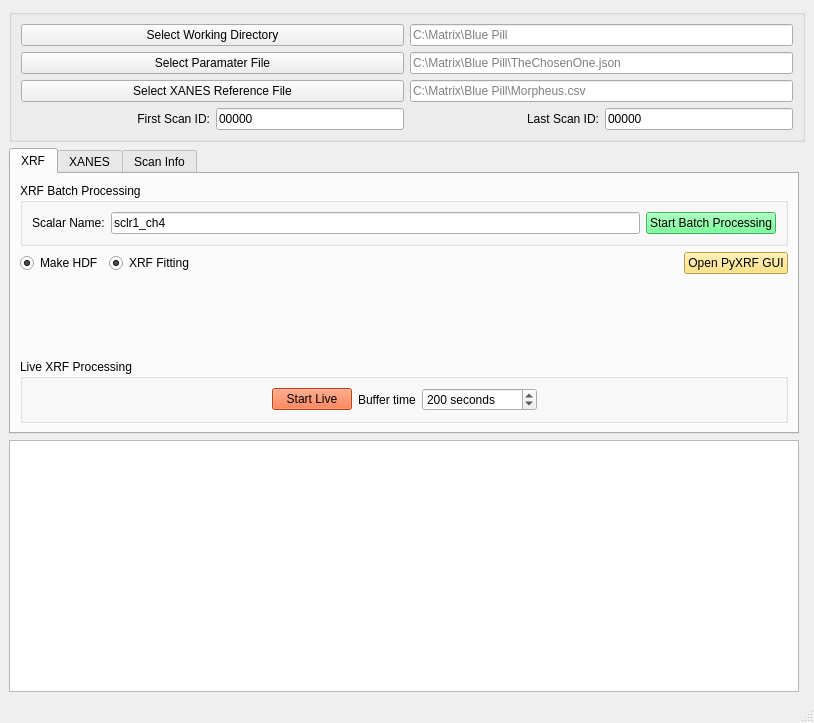
<?xml version="1.0" encoding="UTF-8"?>
<ui version="4.0">
 <author>Ajith</author>
 <class>MainWindow</class>
 <widget class="QMainWindow" name="MainWindow">
  <property name="geometry">
   <rect>
    <x>0</x>
    <y>0</y>
    <width>814</width>
    <height>723</height>
   </rect>
  </property>
  <property name="windowTitle">
   <string>MainWindow</string>
  </property>
  <widget class="QWidget" name="centralwidget">
   <property name="styleSheet">
    <string notr="true">font: 12pt &quot;Segoe UI&quot;;</string>
   </property>
   <layout class="QGridLayout" name="gridLayout_14">
    <item row="0" column="0" colspan="2">
     <widget class="QGroupBox" name="groupBox">
      <property name="sizePolicy">
       <sizepolicy hsizetype="Preferred" vsizetype="Preferred">
        <horstretch>0</horstretch>
        <verstretch>0</verstretch>
       </sizepolicy>
      </property>
      <property name="styleSheet">
       <string notr="true"/>
      </property>
      <property name="title">
       <string/>
      </property>
      <layout class="QGridLayout" name="gridLayout_7">
       <item row="0" column="0">
        <layout class="QGridLayout" name="gridLayout_4">
         <item row="2" column="1">
          <widget class="QLineEdit" name="le_ref">
           <property name="sizePolicy">
            <sizepolicy hsizetype="Preferred" vsizetype="Fixed">
             <horstretch>0</horstretch>
             <verstretch>0</verstretch>
            </sizepolicy>
           </property>
           <property name="placeholderText">
            <string>C:\Matrix\Blue Pill\Morpheus.csv</string>
           </property>
          </widget>
         </item>
         <item row="0" column="1">
          <widget class="QLineEdit" name="le_wd">
           <property name="sizePolicy">
            <sizepolicy hsizetype="Preferred" vsizetype="Fixed">
             <horstretch>0</horstretch>
             <verstretch>0</verstretch>
            </sizepolicy>
           </property>
           <property name="placeholderText">
            <string>C:\Matrix\Blue Pill</string>
           </property>
          </widget>
         </item>
         <item row="0" column="0" rowspan="3">
          <layout class="QGridLayout" name="gridLayout_2">
           <item row="0" column="0">
            <widget class="QPushButton" name="pb_wd">
             <property name="sizePolicy">
              <sizepolicy hsizetype="Preferred" vsizetype="Minimum">
               <horstretch>0</horstretch>
               <verstretch>0</verstretch>
              </sizepolicy>
             </property>
             <property name="text">
              <string>Select Working Directory</string>
             </property>
            </widget>
           </item>
           <item row="1" column="0">
            <widget class="QPushButton" name="pb_param">
             <property name="sizePolicy">
              <sizepolicy hsizetype="Preferred" vsizetype="Minimum">
               <horstretch>0</horstretch>
               <verstretch>0</verstretch>
              </sizepolicy>
             </property>
             <property name="text">
              <string>Select Paramater File</string>
             </property>
            </widget>
           </item>
           <item row="2" column="0">
            <widget class="QPushButton" name="pb_ref">
             <property name="sizePolicy">
              <sizepolicy hsizetype="Preferred" vsizetype="Minimum">
               <horstretch>0</horstretch>
               <verstretch>0</verstretch>
              </sizepolicy>
             </property>
             <property name="text">
              <string>Select XANES Reference File</string>
             </property>
            </widget>
           </item>
          </layout>
         </item>
         <item row="1" column="1">
          <widget class="QLineEdit" name="le_param">
           <property name="sizePolicy">
            <sizepolicy hsizetype="Preferred" vsizetype="Fixed">
             <horstretch>0</horstretch>
             <verstretch>0</verstretch>
            </sizepolicy>
           </property>
           <property name="placeholderText">
            <string>C:\Matrix\Blue Pill\TheChosenOne.json</string>
           </property>
          </widget>
         </item>
        </layout>
       </item>
       <item row="1" column="0">
        <layout class="QHBoxLayout" name="horizontalLayout">
         <item>
          <widget class="QLabel" name="label">
           <property name="text">
            <string>First Scan ID:</string>
           </property>
           <property name="alignment">
            <set>Qt::AlignRight|Qt::AlignTrailing|Qt::AlignVCenter</set>
           </property>
          </widget>
         </item>
         <item>
          <widget class="QLineEdit" name="le_startid">
           <property name="sizePolicy">
            <sizepolicy hsizetype="Preferred" vsizetype="Fixed">
             <horstretch>0</horstretch>
             <verstretch>0</verstretch>
            </sizepolicy>
           </property>
           <property name="text">
            <string>00000</string>
           </property>
           <property name="placeholderText">
            <string>00000</string>
           </property>
          </widget>
         </item>
         <item>
          <widget class="QLabel" name="label_2">
           <property name="text">
            <string>Last Scan ID:</string>
           </property>
           <property name="alignment">
            <set>Qt::AlignRight|Qt::AlignTrailing|Qt::AlignVCenter</set>
           </property>
          </widget>
         </item>
         <item>
          <widget class="QLineEdit" name="le_lastid">
           <property name="sizePolicy">
            <sizepolicy hsizetype="Preferred" vsizetype="Fixed">
             <horstretch>0</horstretch>
             <verstretch>0</verstretch>
            </sizepolicy>
           </property>
           <property name="text">
            <string>00000</string>
           </property>
           <property name="placeholderText">
            <string>00000</string>
           </property>
          </widget>
         </item>
        </layout>
       </item>
      </layout>
     </widget>
    </item>
    <item row="3" column="0">
     <widget class="QPlainTextEdit" name="pte_status"/>
    </item>
    <item row="2" column="0">
     <widget class="QTabWidget" name="tabWidget">
      <property name="styleSheet">
       <string notr="true">font: 12pt &quot;MS Shell Dlg 2&quot;;</string>
      </property>
      <property name="currentIndex">
       <number>0</number>
      </property>
      <widget class="QWidget" name="tab_2">
       <attribute name="title">
        <string>XRF</string>
       </attribute>
       <layout class="QGridLayout" name="gridLayout_13">
        <item row="3" column="0">
         <widget class="QGroupBox" name="groupBox_2">
          <property name="title">
           <string>Live XRF Processing</string>
          </property>
          <layout class="QGridLayout" name="gridLayout_10">
           <item row="0" column="3">
            <widget class="QSpinBox" name="sb_buffer_time">
             <property name="suffix">
              <string> seconds</string>
             </property>
             <property name="minimum">
              <number>1</number>
             </property>
             <property name="maximum">
              <number>100000</number>
             </property>
             <property name="singleStep">
              <number>10</number>
             </property>
             <property name="value">
              <number>200</number>
             </property>
            </widget>
           </item>
           <item row="0" column="6">
            <spacer name="horizontalSpacer_6">
             <property name="orientation">
              <enum>Qt::Horizontal</enum>
             </property>
             <property name="sizeHint" stdset="0">
              <size>
               <width>40</width>
               <height>20</height>
              </size>
             </property>
            </spacer>
           </item>
           <item row="0" column="2">
            <widget class="QLabel" name="label_13">
             <property name="text">
              <string>Buffer time</string>
             </property>
            </widget>
           </item>
           <item row="0" column="1">
            <layout class="QGridLayout" name="gridLayout_9">
             <item row="0" column="0">
              <widget class="QPushButton" name="pb_live">
               <property name="styleSheet">
                <string notr="true">background-color: rgb(255, 93, 29);
font: 75 12pt &quot;MS Shell Dlg 2&quot;;
</string>
               </property>
               <property name="text">
                <string>Start Live</string>
               </property>
              </widget>
             </item>
            </layout>
           </item>
           <item row="0" column="0">
            <spacer name="horizontalSpacer_4">
             <property name="orientation">
              <enum>Qt::Horizontal</enum>
             </property>
             <property name="sizeHint" stdset="0">
              <size>
               <width>40</width>
               <height>20</height>
              </size>
             </property>
            </spacer>
           </item>
          </layout>
         </widget>
        </item>
        <item row="1" column="0">
         <layout class="QGridLayout" name="gridLayout_12">
          <item row="0" column="0">
           <layout class="QGridLayout" name="gridLayout_8">
            <item row="0" column="0">
             <widget class="QRadioButton" name="rb_make_hdf">
              <property name="text">
               <string>Make HDF</string>
              </property>
              <property name="checked">
               <bool>true</bool>
              </property>
              <property name="autoExclusive">
               <bool>false</bool>
              </property>
             </widget>
            </item>
           </layout>
          </item>
          <item row="0" column="3">
           <widget class="QPushButton" name="pb_open_pyxrf">
            <property name="sizePolicy">
             <sizepolicy hsizetype="Maximum" vsizetype="Maximum">
              <horstretch>0</horstretch>
              <verstretch>0</verstretch>
             </sizepolicy>
            </property>
            <property name="styleSheet">
             <string notr="true">background-color: rgb(255, 221, 98);</string>
            </property>
            <property name="text">
             <string>Open PyXRF GUI</string>
            </property>
           </widget>
          </item>
          <item row="0" column="2">
           <spacer name="horizontalSpacer_3">
            <property name="orientation">
             <enum>Qt::Horizontal</enum>
            </property>
            <property name="sizeHint" stdset="0">
             <size>
              <width>40</width>
              <height>20</height>
             </size>
            </property>
           </spacer>
          </item>
          <item row="0" column="1">
           <widget class="QRadioButton" name="rb_xrf_fit">
            <property name="text">
             <string>XRF Fitting</string>
            </property>
            <property name="checked">
             <bool>true</bool>
            </property>
            <property name="autoExclusive">
             <bool>false</bool>
            </property>
           </widget>
          </item>
         </layout>
        </item>
        <item row="0" column="0">
         <widget class="QGroupBox" name="groupBox_3">
          <property name="title">
           <string>XRF Batch Processing</string>
          </property>
          <layout class="QGridLayout" name="gridLayout_11">
           <item row="0" column="0">
            <layout class="QGridLayout" name="gridLayout_6">
             <item row="0" column="0">
              <widget class="QLabel" name="label_10">
               <property name="text">
                <string>Scalar Name:</string>
               </property>
              </widget>
             </item>
             <item row="0" column="2" colspan="2">
              <widget class="QPushButton" name="pb_xrf_start">
               <property name="styleSheet">
                <string notr="true">background-color: rgb(85, 255, 127);</string>
               </property>
               <property name="text">
                <string>Start Batch Processing</string>
               </property>
              </widget>
             </item>
             <item row="0" column="1">
              <widget class="QLineEdit" name="le_sclr_2">
               <property name="text">
                <string>sclr1_ch4</string>
               </property>
               <property name="placeholderText">
                <string>Fe_K</string>
               </property>
              </widget>
             </item>
            </layout>
           </item>
          </layout>
         </widget>
        </item>
        <item row="2" column="0">
         <spacer name="verticalSpacer_2">
          <property name="orientation">
           <enum>Qt::Vertical</enum>
          </property>
          <property name="sizeHint" stdset="0">
           <size>
            <width>20</width>
            <height>40</height>
           </size>
          </property>
         </spacer>
        </item>
       </layout>
      </widget>
      <widget class="QWidget" name="tab">
       <attribute name="title">
        <string>XANES</string>
       </attribute>
       <layout class="QGridLayout" name="gridLayout_5">
        <item row="0" column="0">
         <widget class="QLabel" name="label_3">
          <property name="text">
           <string>XANES Element </string>
          </property>
         </widget>
        </item>
        <item row="0" column="1">
         <widget class="QLineEdit" name="xanes_elem">
          <property name="text">
           <string>Fe_K</string>
          </property>
          <property name="placeholderText">
           <string>Fe_K</string>
          </property>
         </widget>
        </item>
        <item row="0" column="2">
         <widget class="QLabel" name="label_8">
          <property name="text">
           <string>Scalar Name</string>
          </property>
         </widget>
        </item>
        <item row="0" column="3">
         <widget class="QLineEdit" name="le_sclr">
          <property name="text">
           <string>sclr1_ch4</string>
          </property>
          <property name="placeholderText">
           <string>Fe_K</string>
          </property>
         </widget>
        </item>
        <item row="1" column="0">
         <widget class="QLabel" name="label_4">
          <property name="text">
           <string>Alignemnt Element</string>
          </property>
         </widget>
        </item>
        <item row="1" column="1">
         <widget class="QLineEdit" name="alignment_elem">
          <property name="text">
           <string>P_K</string>
          </property>
          <property name="placeholderText">
           <string>Pt_L</string>
          </property>
         </widget>
        </item>
        <item row="1" column="2" colspan="2">
         <layout class="QGridLayout" name="gridLayout_3">
          <item row="0" column="0">
           <widget class="QCheckBox" name="cb_align">
            <property name="text">
             <string>Align</string>
            </property>
           </widget>
          </item>
          <item row="0" column="1">
           <widget class="QCheckBox" name="ch_b_baseline">
            <property name="sizePolicy">
             <sizepolicy hsizetype="Fixed" vsizetype="Fixed">
              <horstretch>0</horstretch>
              <verstretch>0</verstretch>
             </sizepolicy>
            </property>
            <property name="text">
             <string>Subtract Pre-edge</string>
            </property>
           </widget>
          </item>
          <item row="1" column="0" colspan="2">
           <widget class="QCheckBox" name="ch_b_save_all_tiffs">
            <property name="text">
             <string>Save All Elem tiff Stacks</string>
            </property>
            <property name="checked">
             <bool>true</bool>
            </property>
           </widget>
          </item>
         </layout>
        </item>
        <item row="2" column="2">
         <spacer name="verticalSpacer">
          <property name="orientation">
           <enum>Qt::Vertical</enum>
          </property>
          <property name="sizeHint" stdset="0">
           <size>
            <width>20</width>
            <height>48</height>
           </size>
          </property>
         </spacer>
        </item>
        <item row="3" column="0" colspan="4">
         <layout class="QGridLayout" name="gridLayout">
          <item row="0" column="0">
           <widget class="QLabel" name="label_5">
            <property name="sizePolicy">
             <sizepolicy hsizetype="Preferred" vsizetype="Preferred">
              <horstretch>0</horstretch>
              <verstretch>0</verstretch>
             </sizepolicy>
            </property>
            <property name="text">
             <string>Fitting method</string>
            </property>
           </widget>
          </item>
          <item row="0" column="1">
           <widget class="QComboBox" name="cb_fittin_method">
            <property name="sizePolicy">
             <sizepolicy hsizetype="Preferred" vsizetype="Preferred">
              <horstretch>0</horstretch>
              <verstretch>0</verstretch>
             </sizepolicy>
            </property>
            <item>
             <property name="text">
              <string>nnls</string>
             </property>
            </item>
            <item>
             <property name="text">
              <string>admm</string>
             </property>
            </item>
           </widget>
          </item>
          <item row="0" column="2" colspan="2">
           <widget class="QLabel" name="label_7">
            <property name="sizePolicy">
             <sizepolicy hsizetype="Preferred" vsizetype="Preferred">
              <horstretch>0</horstretch>
              <verstretch>0</verstretch>
             </sizepolicy>
            </property>
            <property name="text">
             <string>Lambda for ADMM:</string>
            </property>
           </widget>
          </item>
          <item row="0" column="4">
           <widget class="QLineEdit" name="nnls_lamda">
            <property name="sizePolicy">
             <sizepolicy hsizetype="Preferred" vsizetype="Preferred">
              <horstretch>0</horstretch>
              <verstretch>0</verstretch>
             </sizepolicy>
            </property>
            <property name="focusPolicy">
             <enum>Qt::StrongFocus</enum>
            </property>
            <property name="text">
             <string>5</string>
            </property>
            <property name="placeholderText">
             <string>Lambda for ADMM</string>
            </property>
           </widget>
          </item>
          <item row="0" column="5">
           <widget class="QLabel" name="label_9">
            <property name="sizePolicy">
             <sizepolicy hsizetype="Preferred" vsizetype="Preferred">
              <horstretch>0</horstretch>
              <verstretch>0</verstretch>
             </sizepolicy>
            </property>
            <property name="text">
             <string>Energy Shift (eV)</string>
            </property>
           </widget>
          </item>
          <item row="0" column="6">
           <widget class="QLineEdit" name="energy_shift">
            <property name="sizePolicy">
             <sizepolicy hsizetype="Preferred" vsizetype="Preferred">
              <horstretch>0</horstretch>
              <verstretch>0</verstretch>
             </sizepolicy>
            </property>
            <property name="focusPolicy">
             <enum>Qt::StrongFocus</enum>
            </property>
            <property name="text">
             <string>0</string>
            </property>
            <property name="placeholderText">
             <string>Lambda for ADMM</string>
            </property>
           </widget>
          </item>
          <item row="1" column="0">
           <widget class="QLabel" name="label_6">
            <property name="text">
             <string>Work Flow</string>
            </property>
           </widget>
          </item>
          <item row="1" column="1" colspan="2">
           <widget class="QComboBox" name="cb_process">
            <property name="sizePolicy">
             <sizepolicy hsizetype="Expanding" vsizetype="Fixed">
              <horstretch>0</horstretch>
              <verstretch>0</verstretch>
             </sizepolicy>
            </property>
            <item>
             <property name="text">
              <string>load_and_process</string>
             </property>
            </item>
            <item>
             <property name="text">
              <string>process</string>
             </property>
            </item>
            <item>
             <property name="text">
              <string>build_xanes_map</string>
             </property>
            </item>
           </widget>
          </item>
          <item row="1" column="3" colspan="2">
           <widget class="QPushButton" name="pb_start">
            <property name="styleSheet">
             <string notr="true">font: 12pt &quot;MS Shell Dlg 2&quot;;
background-color: rgb(170, 255, 255);</string>
            </property>
            <property name="text">
             <string>Go</string>
            </property>
           </widget>
          </item>
          <item row="1" column="5" colspan="2">
           <widget class="QPushButton" name="pb_close_plots">
            <property name="styleSheet">
             <string notr="true">background-color: rgb(255, 77, 46);
color: rgb(0, 0, 0);
font: 75 10pt &quot;MS Shell Dlg 2&quot;;</string>
            </property>
            <property name="text">
             <string>Close All Plots</string>
            </property>
           </widget>
          </item>
         </layout>
        </item>
        <item row="3" column="4">
         <spacer name="horizontalSpacer_2">
          <property name="orientation">
           <enum>Qt::Horizontal</enum>
          </property>
          <property name="sizeHint" stdset="0">
           <size>
            <width>49</width>
            <height>20</height>
           </size>
          </property>
         </spacer>
        </item>
       </layout>
      </widget>
      <widget class="QWidget" name="tab_3">
       <attribute name="title">
        <string>Scan Info</string>
       </attribute>
       <layout class="QGridLayout" name="gridLayout_17">
        <item row="0" column="0">
         <widget class="QGroupBox" name="groupBox_4">
          <property name="title">
           <string/>
          </property>
          <layout class="QGridLayout" name="gridLayout_16">
           <item row="0" column="0">
            <layout class="QGridLayout" name="gridLayout_15">
             <item row="0" column="0">
              <widget class="QLabel" name="label_14">
               <property name="text">
                <string>Scan ID:</string>
               </property>
              </widget>
             </item>
             <item row="0" column="1">
              <widget class="QLineEdit" name="le_sid_meta">
               <property name="text">
                <string>00000</string>
               </property>
               <property name="placeholderText">
                <string>00000</string>
               </property>
              </widget>
             </item>
            </layout>
           </item>
           <item row="1" column="0">
            <widget class="QPushButton" name="pb_scan_meta">
             <property name="text">
              <string>Show Scan Metadata</string>
             </property>
            </widget>
           </item>
           <item row="2" column="0">
            <widget class="QPushButton" name="pb_scan_dets">
             <property name="text">
              <string>Show Detectors Used</string>
             </property>
            </widget>
           </item>
          </layout>
         </widget>
        </item>
        <item row="0" column="1">
         <spacer name="horizontalSpacer_5">
          <property name="orientation">
           <enum>Qt::Horizontal</enum>
          </property>
          <property name="sizeHint" stdset="0">
           <size>
            <width>372</width>
            <height>20</height>
           </size>
          </property>
         </spacer>
        </item>
        <item row="1" column="0">
         <spacer name="verticalSpacer_3">
          <property name="orientation">
           <enum>Qt::Vertical</enum>
          </property>
          <property name="sizeHint" stdset="0">
           <size>
            <width>20</width>
            <height>133</height>
           </size>
          </property>
         </spacer>
        </item>
       </layout>
      </widget>
     </widget>
    </item>
   </layout>
  </widget>
  <widget class="QMenuBar" name="menubar">
   <property name="geometry">
    <rect>
     <x>0</x>
     <y>0</y>
     <width>814</width>
     <height>26</height>
    </rect>
   </property>
  </widget>
  <widget class="QStatusBar" name="statusbar"/>
 </widget>
 <resources/>
 <connections/>
</ui>
